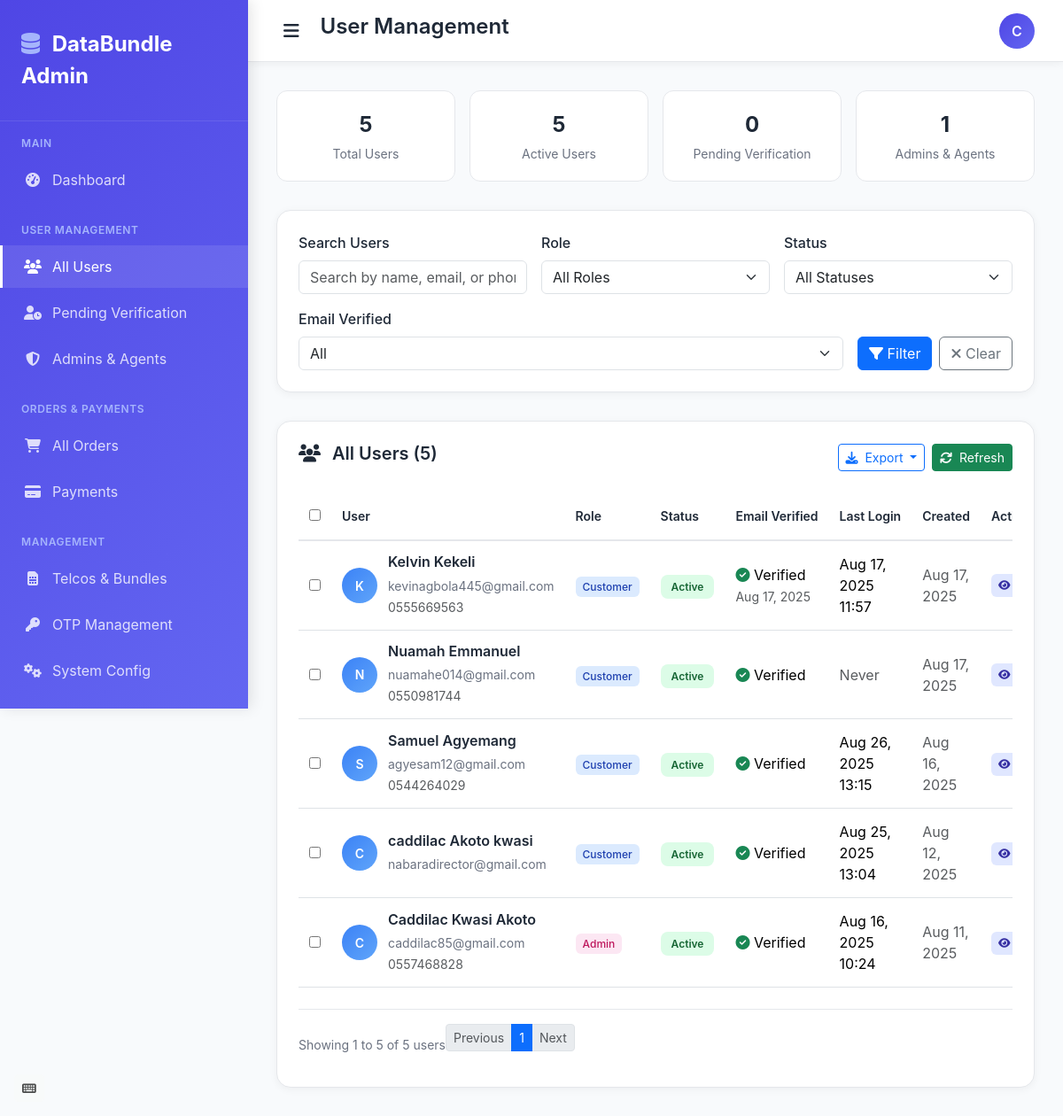
The app's page /dashboard/management/view/users/ (signed in), older data.
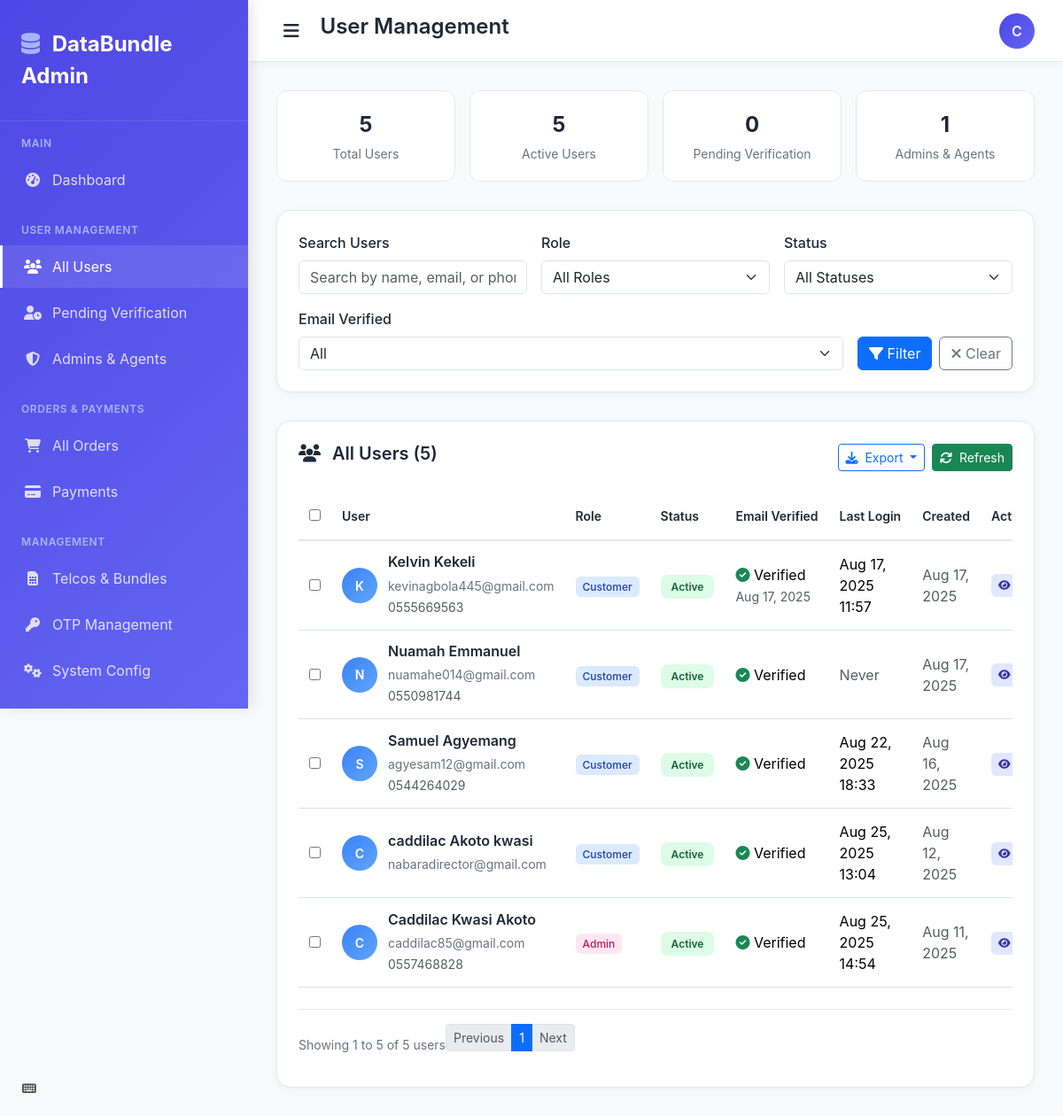
The same page, newer data.
### authentication/models.py (models this page shows, shortened)
class CustomUser(AbstractUser):
    id = models.CharField(primary_key=True, unique=True, max_length=20, default=generate_user_id, editable=False)
    username = None
    ROLE_CHOICES = [
        ('customer', 'Customer'),
        ('agent', 'Agent'),
        ('admin', 'Admin'),
    ]
    ACCOUNT_STATUS_CHOICES = [
        ('pending_verification', 'Pending Email Verification'),
        ('active', 'Active'),
        ('suspended', 'Suspended'),
        ('deactivated', 'Deactivated'),
    ]
    full_name = models.CharField(max_length=255)
    phone_number = models.CharField(max_length=15, unique=True)
    email = models.EmailField(unique=True)
    role = models.CharField(max_length=20, choices=ROLE_CHOICES, default='customer')
    account_status = models.CharField(
        max_length=30,
        choices=ACCOUNT_STATUS_CHOICES,
        default='pending_verification'
    )
    email_verified = models.BooleanField(default=False)
    email_verified_at = models.DateTimeField(null=True, blank=True)
    last_login_attempt = models.DateTimeField(null=True, blank=True)
    failed_login_attempts = models.PositiveIntegerField(default=0)
    account_locked_until = models.DateTimeField(null=True, blank=True)
    created_at = models.DateTimeField(auto_now_add=True)
    updated_at = models.DateTimeField(auto_now=True)
    objects = CustomUserManager()
    USERNAME_FIELD = 'email'
    REQUIRED_FIELDS = ['full_name', 'phone_number']
    class Meta:
        indexes = [
            models.Index(fields=['email']),
            models.Index(fields=['phone_number']),
            models.Index(fields=['account_status']),
            models.Index(fields=['created_at']),
        ]

### management/views.py (the view)
# urls.py: path('view/users/', AdminViewAllUsersView.as_view(), name='view_all_users'),
@method_decorator(admin_required, name='dispatch')
class AdminViewAllUsersView(LoginRequiredMixin,TemplateView):
    template_name = 'management/admin_view_all_users.html'
    def get_context_data(self, **kwargs):
        context = super().get_context_data(**kwargs)
        context['title'] = 'All Users'
        context['page_header'] = 'User Management'
        context['users'] = CustomUser.objects.all().order_by('-created_at')
        return context

### templates/management/admin_view_all_users.html (shortened to what the changed rows need)
<!DOCTYPE html>
<html lang="en">
<head>
    <link href="https://cdnjs.cloudflare.com/ajax/libs/bootstrap/5.3.2/css/bootstrap.min.css" rel="stylesheet">
    <link href="https://cdnjs.cloudflare.com/ajax/libs/font-awesome/6.4.0/css/all.min.css" rel="stylesheet">
</head>
<body>
    <div class="main-wrapper">
        <nav class="top-navbar">
            <div class="navbar-left">
                <h1 class="page-title">{{ page_header }}</h1>
            </div>
            <div class="navbar-right">
                <div class="dropdown user-dropdown">
                    <div class="user-avatar" data-bs-toggle="dropdown">
                        {{ request.user.full_name.0 }}
                    </div>
                </div>
            </div>
        </nav>
        <div class="content-area">
            <div class="users-table-container">
                <div class="table-responsive">
                    <table class="table" id="usersTable">
                        <thead>
                            <tr>
                                <th>
                                    <input type="checkbox" id="selectAll" onchange="toggleSelectAll()">
                                </th>
                                <th>User</th>
                                <th>Role</th>
                                <th>Status</th>
                                <th>Email Verified</th>
                                <th>Last Login</th>
                                <th>Created</th>
                                <th>Actions</th>
                            </tr>
                        </thead>
                        <tbody id="usersTableBody">
                            {% for user in users %}
                            <tr data-user-id="{{ user.id }}"
                                data-role="{{ user.role }}"
                                data-status="{{ user.account_status }}"
                                data-verified="{{ user.email_verified|yesno:'true,false' }}">
                                <td>
                                    <input type="checkbox" class="user-checkbox" value="{{ user.id }}">
                                </td>
                                <td>
                                    <div class="user-info">
                                        <div class="user-avatar-sm">
                                            {{ user.full_name.0|upper }}
                                        </div>
                                        <div class="user-details">
                                            <h6>{{ user.full_name }}</h6>
                                            <small>{{ user.email }}</small><br>
                                            <small class="text-muted">{{ user.phone_number }}</small>
                                        </div>
                                    </div>
                                </td>
                                <td>
                                    <span class="role-badge role-{{ user.role }}">
                                        {{ user.get_role_display }}
                                    </span>
                                </td>
                                <td>
                                    <span class="status-badge status-{{ user.account_status }}">
                                        {{ user.get_account_status_display }}
                                    </span>
                                </td>
                                <td>
                                    {% if user.email_verified %}
                                        <i class="fas fa-check-circle text-success"></i> Verified
                                    {% else %}
                                        <i class="fas fa-times-circle text-danger"></i> Unverified
                                    {% endif %}
                                </td>
                                <td>
                                    {% if user.last_login %}
                                        {{ user.last_login|date:"M j, Y H:i" }}
                                    {% else %}
                                        <span class="text-muted">Never</span>
                                    {% endif %}
                                </td>
                                <td>
                                    <span class="text-muted">{{ user.created_at|date:"M j, Y" }}</span>
                                </td>
                                <td>
                                    <div class="btn-group" role="group">
                                        <button class="btn-action btn-view" onclick="viewUser('{{ user.id }}')"
                                                data-bs-toggle="tooltip" title="View Details">
                                            <i class="fas fa-eye"></i>
                                        </button>
                                    </div>
                                </td>
                            </tr>
                            {% endfor %}
                        </tbody>
                    </table>
                </div>
            </div>
        </div>
    </div>
</body>
</html>

Row changes from the older to the newer data that the page shows:
changed CustomUser "Caddilac Kwasi Akoto": last_login "Aug 16, 2025 10:24" → "Aug 25, 2025 14:54"
changed CustomUser "Samuel Agyemang": last_login "Aug 26, 2025 13:15" → "Aug 22, 2025 18:33"
